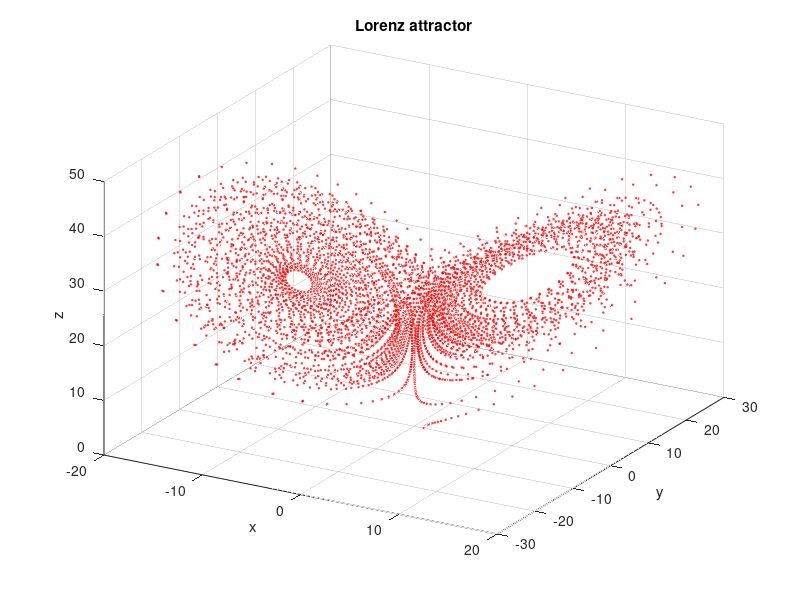

Here is the MATLAB script that generated this plot:
% Lorenz attractor

sigma = 10;
beta = 8/3;
rho = 28;

f = @(t, u) [
  -sigma*u(1) + sigma*u(2);
  rho*u(1) - u(2) - u(1)*u(3);
  -beta*u(3) + u(1)*u(2)
];

[t, u] = ode45(f, [0 100], [1 0 0]);     % Runge-Kutta 4th/5th order ODE solver

scatter3(u(:, 1), u(:, 2), u(:, 3), 1.2, 'r') % marker size and color
view (30, 30)      % azimuth and elevation
xlabel "x"
ylabel "y"
zlabel "z"
title("Lorenz attractor")
print("orbit.jpg", "-S960,720");

